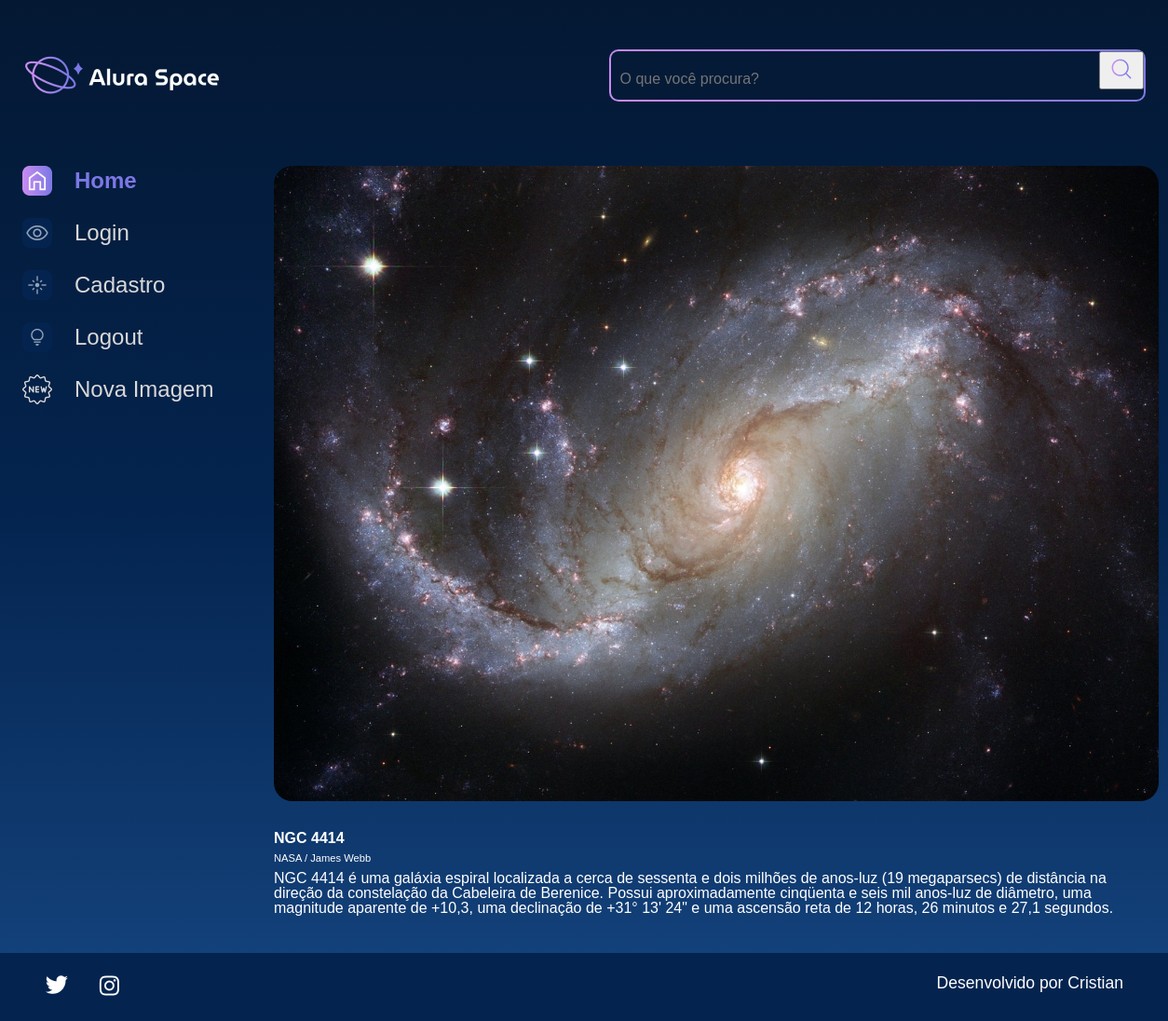
Screenshot of /imagem/4 with the database file from the repository.
### apps/galeria/models.py (models this page shows, shortened)
class Fotografia(models.Model):
    OPCOES_CATEGORIA = [
        ("NEBULOSA","Nebulosa"),
        ("ESTRELA","Estrela"),
        ("GALAXIA","Galaxia"),
        ("PLANETA","Planeta")
    ]
    nome = models.CharField(max_length=100, null=False, blank=False)
    legenda = models.CharField(max_length=150, null=False, blank=False)
    categoria = models.CharField(max_length=100,choices=OPCOES_CATEGORIA, default="")
    descricao = models.TextField(null=False, blank=False)
    foto = models.ImageField(upload_to="fotos/%Y/%m/%d/", blank=True)
    publicada = models.BooleanField(default=True)
    data_fotografia = models.DateTimeField(default=datetime.now,blank=False)
    usuario = models.ForeignKey(
        to=User,
        on_delete=models.SET_NULL,
        null=True,
        blank=False,
        related_name='user',
    )

### apps/galeria/views.py (the view)
# urls.py: path('imagem/<int:foto_id>', imagem, name='imagem'),
def imagem(request, foto_id):
    fotografia = get_object_or_404(Fotografia, pk=foto_id)
    return render(request, 'galeria/imagem.html', {"fotografia": fotografia})

### templates/galeria/imagem.html
{% extends 'shared/base.html' %}
{% load static %}
{% block content %}
            <section class="conteudo">
                <section class="imagem">
                    <div class="imagem__conteudo">
                        {% if fotografia.foto == "" or fotografia.foto == null %}
                        <img class="imagem__imagem" src="{% static '/assets/imagens/galeria/not-found.png' %}">
                        {% else %}
                        <img class="imagem__imagem" src="{{fotografia.foto.url}}">
                        <div class="imagem__info">
                            <div class="imagem__texto">
                                <p class="imagem__titulo">{{ fotografia.nome }}</p>
                                <p class="imagem__descricao">{{ fotografia.legenda }}</p>
                                <p class="imagem__texto">{{ fotografia.descricao }}</p>
                            </div>
                        </div>
                        {% endif %}
                    </div>
                </section>
            </section>
        </main>
    </div>
{% endblock %}

### setup/static/styles/style.css (style rules this page uses)
html, body, div, span, applet, object, iframe, h1, h2, h3, h4, h5, h6, p, blockquote, pre, a, abbr, acronym, address, big, cite, code, del, dfn, em, img, ins, kbd, q, s, samp, small, strike, strong, sub, sup, tt, var, b, u, i, center, dl, dt, dd, ol, ul, li, fieldset, form, label, legend, table, caption, tbody, tfoot, thead, tr, th, td, article, aside, canvas, details, embed, figure, figcaption, footer, header, hgroup, menu, nav, output, ruby, section, summary, time, mark, audio, video { margin: 0; padding: 0; border: 0; font-size: 100%; font: inherit; vertical-align: baseline; }
article, aside, details, figcaption, figure, footer, header, hgroup, menu, nav, section { display: block; }
body { line-height: 1; font-family: 'Space Grotesk', sans-serif; min-height: 100vh; background: linear-gradient(#041833,#04244F,#154580); background-repeat: no-repeat; background-position: center; background-size: cover; }
.imagem { display: flex; justify-content: center; align-items: center; }
.imagem__conteudo { background-color: transparent; display: flex; flex-direction: column; border-radius: 20px 20px 0 0; width: 950px; }
.imagem__imagem { width: 100%; border-radius: 20px; }
.imagem__info { font-size: 1.2rem; display: flex; justify-content: space-between; align-items: center; margin-bottom: 1rem; margin-top: 1rem; }
.imagem__texto { display: flex; flex-direction: column; justify-content: space-between; color: #FFFFFF; margin-top: 0.5rem; }
.imagem__titulo { font-weight: bold; line-height: 2rem; color: #FFFFFF; }
.imagem__texto { font-size: 1rem; }
.imagem__descricao { font-size: 0.7rem; }

### rows the page displays
Fotografia: foto (picture), nome "NGC 4414", legenda "NASA / James Webb", descricao "NGC 4414 é uma galáxia espiral localizada a cerca de sessenta e dois milhões de anos-luz (19 megaparsecs) de distância na direção da constelação da Cabeleira de Berenice. Possui aproximadamente cinqüenta e seis mil anos-luz de diâmetro, uma magnitude aparente de +10,3, uma declinação de +31° 13' 24\" e uma ascensão reta de 12 horas, 26 minutos e 27,1 segundos."
